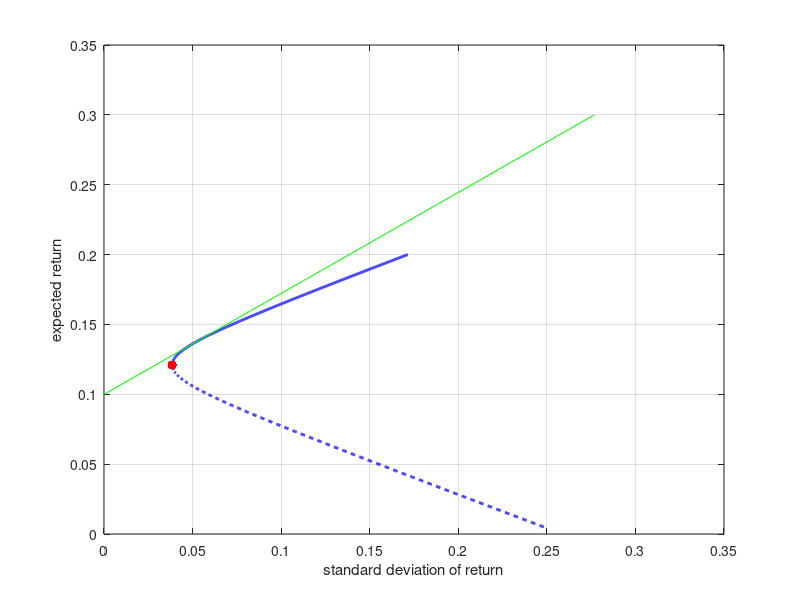

Here is the MATLAB script that generated this plot:
M = [0.1;0.2;0.15];
V = [0.005 -0.010 0.004;-0.010 0.040 -0.002;0.004 -0.002 0.023];
Vinv = inv(V);
e = ones(length(M),1);
A = e'*Vinv*e;
B = M'*Vinv*e;
C = M'*Vinv*M;
D = A*C - B^2;

bg = (C*Vinv*e - B*Vinv*M)/D;
bh = (A*Vinv*M - B*Vinv*e)/D;
mu = linspace(0.005,max(M),2000);
sigma = zeros(1,2000);
w_for_mu = zeros(3,2000);
for i=1:2000
    w_for_mu(:,i) = bg + bh*mu(i);
    sigma(i) = sqrt(w_for_mu(:,i)'*V*w_for_mu(:,i));
end
%Minimum Variance Portfolio weights and sigma    
sd_min = 1/sqrt(A); 
mu_min = B/A;
w_g = Vinv*e/A;

ind_above_min = (mu > mu_min) ;	%	Indicates efficient horizon
ind_below_min = (mu < mu_min) ;	%	Indicates locus below efficient horizon

%	Create plot - efficient horizon is shown as a solid curve
%		-  the inefficient part of the locus is dashed
figure(1)
p1 = plot(sigma(ind_above_min),mu(ind_above_min),'-',sigma(ind_below_min),mu(ind_below_min),'--' ,sd_min,mu_min,'.') ;

%	Change line widths, marker sizes, and colors for better appearance
set(p1(1:2),'linewidth',2) ;
set(p1(1:2),'color','blue') ;
set(p1(3),'markersize',20) ;
set(p1(3),'color','red') ;

%	Label axes
xlabel('standard deviation of return') ;
ylabel('expected return') ;
% set(gca,'xlim',[.25, .5]) ;
% set(gca,'ylim',[0.028, .08]) ;
grid;

%%%%%(c)%%%%%
mu1 = mu(ind_below_min);
mu2 = mu(ind_above_min);
w1 = w_for_mu(:,ind_below_min);
w2 = w_for_mu(:,ind_above_min);
sigma1 = sigma(ind_below_min);
sigma2 = sigma(ind_above_min);
[sig1 ind_min_return] = min(abs(sigma1'-0.15));
[sig ind_max_return] = min(abs(sigma2'-0.15));
fprintf('At 0.15 risk\n');
fprintf('min return=%0.3f\n',mu1(ind_min_return));
fprintf('Corresponding Portfolio: w1=%0.3f, w2=%0.3f, w3=%0.3f\n\n',w1(:,ind_min_return));

fprintf('At 0.15\n');
fprintf('max return=%0.3f\n',mu2(ind_max_return));
fprintf('Corresponding Portfolio: w1=%0.3f, w2=%0.3f, w3=%0.3f\n\n',w2(:,ind_max_return));
%%%%%(d)%%%%%%
[sig1 ind_min_return] = min(abs(sigma1'-0.18));

fprintf('At 0.18 risk\n');
fprintf('min return=%0.3f\n',mu1(ind_min_return));
fprintf('Corresponding Portfolio: w1=%0.3f, w2=%0.3f, w3=%0.3f\n\n',w1(:,ind_min_return));

%%%%e%%%%
%finding portfolio that maximises the sharpe ratio
%tangency portfolio
rf = 0.1;
W_tang = Vinv*(M-rf*e)/sum(Vinv*(M-rf*e));
mu_tang = W_tang'*M;
sig_tang = sqrt(W_tang'*V*W_tang);
y_max = 0.3;
x_max = sig_tang+sig_tang*(y_max-mu_tang)/(mu_tang-rf);
line([0 x_max],[rf y_max],'Color','green')
%%%%%(e)%%%%
%risk=0.1
mu_4 = mu_tang + (0.1-sig_tang)*(mu_tang-rf)/sig_tang;
mu_5 = mu_tang + (0.25-sig_tang)*(mu_tang-rf)/sig_tang;
fprintf('return for 0.1 risk=%0.3f\n',mu_4);
fprintf('return for 0.25 risk=%0.3f\n\n',mu_5);





